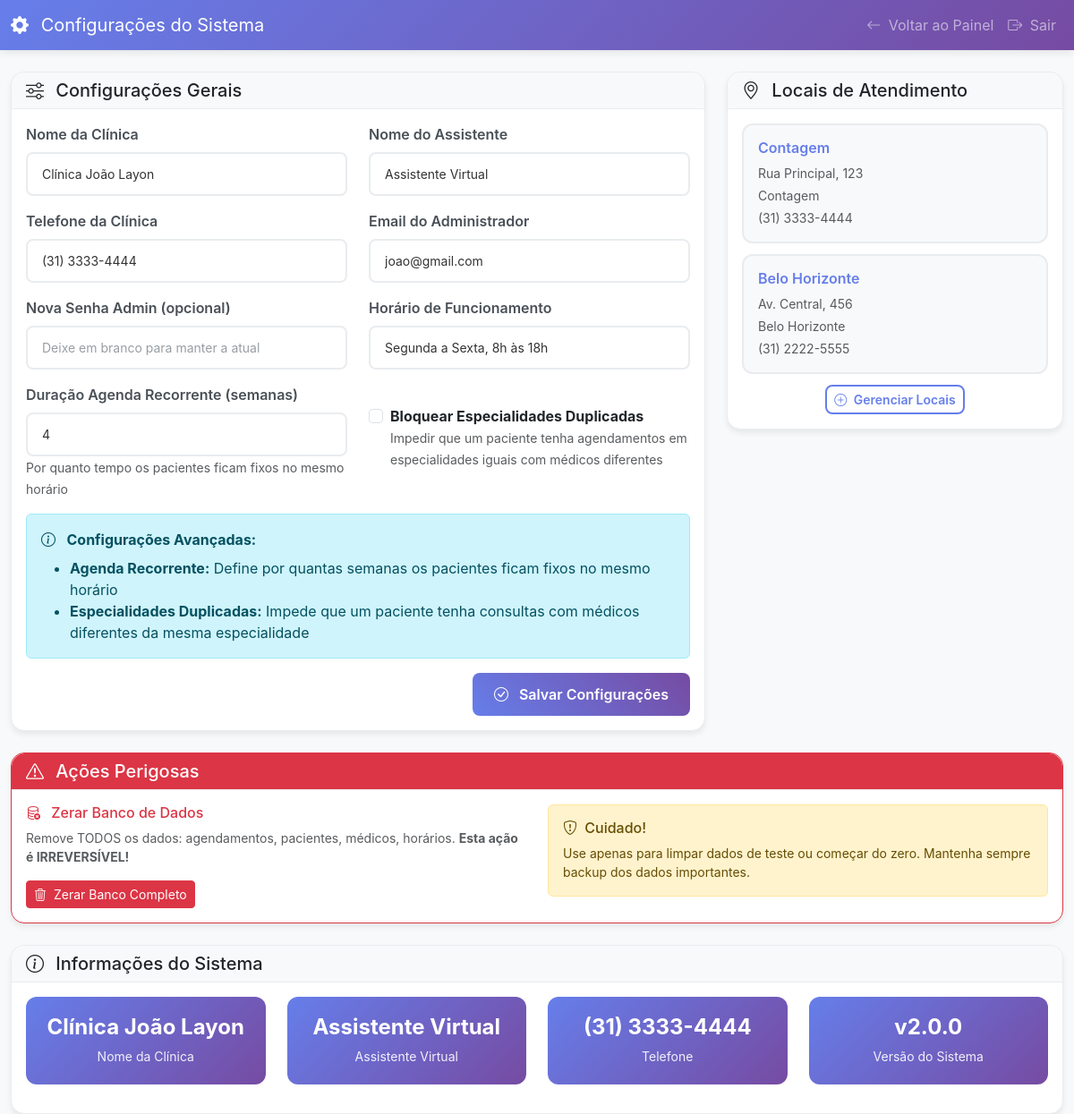
Page /admin/config (signed in) on the committed database.
### models.py (models this page shows, shortened)
class Configuracao(db.Model):
    __tablename__ = 'configuracoes'
    id = db.Column(db.Integer, primary_key=True)
    chave = db.Column(db.String(100), nullable=False, unique=True)
    valor = db.Column(db.Text)
    descricao = db.Column(db.String(255))
    atualizado_em = db.Column(db.DateTime, default=datetime.utcnow, onupdate=datetime.utcnow)
    @staticmethod
    def get_valor(chave, padrao=None):
        config = Configuracao.query.filter_by(chave=chave).first()
        return config.valor if config else padrao

class Local(db.Model):
    __tablename__ = 'locais'
    id = db.Column(db.Integer, primary_key=True)
    nome = db.Column(db.String(100), nullable=False, unique=True)
    endereco = db.Column(db.String(200))
    cidade = db.Column(db.String(100))
    telefone = db.Column(db.String(15))
    ativo = db.Column(db.Boolean, default=True)
    horarios = db.relationship('HorarioDisponivel', backref='local_rel', lazy=True)
    agendamentos = db.relationship('Agendamento', backref='local_rel', lazy=True)

### app.py (the view)
    def decorated_function(*args, **kwargs):
        if not session.get('admin_logado'):
            flash('Acesso negado. Faça login como administrador.', 'error')
            return redirect(url_for('admin_login'))
        return f(*args, **kwargs)

### app.py (called while the page is built)
def requer_login_admin(f):
    def decorated_function(*args, **kwargs):
        if not session.get('admin_logado'):
            flash('Acesso negado. Faça login como administrador.', 'error')
            return redirect(url_for('admin_login'))
        return f(*args, **kwargs)
    decorated_function.__name__ = f.__name__
    return decorated_function

@app.route('/admin/config')
@requer_login_admin
def admin_config():
    configuracoes = {}
    chaves_config = ['nome_clinica', 'nome_assistente', 'telefone_clinica', 'email_admin', 'horario_funcionamento', 'bloquear_especialidades_duplicadas', 'duracao_agendamento_recorrente']
    for chave in chaves_config:
        configuracoes[chave] = Configuracao.get_valor(chave, '')
    return render_template('admin_config.html', configuracoes=configuracoes, locais=Local.query.all())

### templates/admin_config.html (shortened to what this page needs)
<!DOCTYPE html>
<html lang="pt-BR">
<head>
    <link href="https://cdn.jsdelivr.net/npm/bootstrap@5.3.0/dist/css/bootstrap.min.css" rel="stylesheet">
    <link rel="stylesheet" href="https://cdn.jsdelivr.net/npm/bootstrap-icons@1.11.0/font/bootstrap-icons.css">
</head>
<body>
    <nav class="navbar navbar-expand-lg navbar-dark">
        <div class="container-fluid">
            <a class="navbar-brand" href="#">
                <i class="bi bi-gear-fill me-2"></i>
                Configurações do Sistema
            </a>
            <div class="navbar-nav ms-auto">
                <a class="nav-link" href="{{ url_for('admin') }}">
                    <i class="bi bi-arrow-left me-1"></i>
                    Voltar ao Painel
                </a>
                <a class="nav-link" href="{{ url_for('admin_logout') }}">
                    <i class="bi bi-box-arrow-right me-1"></i>
                    Sair
                </a>
            </div>
        </div>
    </nav>
    <div class="container mt-4">
        <div class="row">
            <div class="col-md-8 mb-4">
                <div class="card">
                    <div class="card-header">
                        <h5 class="mb-0">
                            <i class="bi bi-sliders me-2"></i>
                            Configurações Gerais
                        </h5>
                    </div>
                    <div class="card-body">
                        <form method="POST">
                            <div class="row">
                                <div class="col-md-6 mb-3">
                                    <label for="nome_clinica" class="form-label">Nome da Clínica</label>
                                    <input type="text" class="form-control" id="nome_clinica" name="nome_clinica"
                                           value="{{ configuracoes.nome_clinica }}" required>
                                </div>
                                <div class="col-md-6 mb-3">
                                    <label for="nome_assistente" class="form-label">Nome do Assistente</label>
                                    <input type="text" class="form-control" id="nome_assistente" name="nome_assistente"
                                           value="{{ configuracoes.nome_assistente }}" required>
                                </div>
                            </div>
                            <div class="row">
                                <div class="col-md-6 mb-3">
                                    <label for="telefone_clinica" class="form-label">Telefone da Clínica</label>
                                    <input type="text" class="form-control" id="telefone_clinica" name="telefone_clinica"
                                           value="{{ configuracoes.telefone_clinica }}" required>
                                </div>
                                <div class="col-md-6 mb-3">
                                    <label for="email_admin" class="form-label">Email do Administrador</label>
                                    <input type="email" class="form-control" id="email_admin" name="email_admin"
                                           value="{{ configuracoes.email_admin }}" required>
                                </div>
                            </div>
                            <div class="row">
                                <div class="col-md-6 mb-3">
                                    <label for="senha_admin" class="form-label">Nova Senha Admin (opcional)</label>
                                    <input type="password" class="form-control" id="senha_admin" name="senha_admin"
                                           placeholder="Deixe em branco para manter a atual">
                                </div>
                                <div class="col-md-6 mb-3">
                                    <label for="horario_funcionamento" class="form-label">Horário de Funcionamento</label>
                                    <input type="text" class="form-control" id="horario_funcionamento" name="horario_funcionamento"
                                           value="{{ configuracoes.horario_funcionamento }}" required>
                                </div>
                            </div>
                            <div class="row">
                                <div class="col-md-6 mb-3">
                                    <label for="duracao_agendamento_recorrente" class="form-label">Duração Agenda Recorrente (semanas)</label>
                                    <input type="number" class="form-control" id="duracao_agendamento_recorrente" name="duracao_agendamento_recorrente"
                                           value="{{ configuracoes.duracao_agendamento_recorrente or '4' }}" min="1" max="12" required>
                                    <small class="form-text text-muted">Por quanto tempo os pacientes ficam fixos no mesmo horário</small>
                                </div>
                                <div class="col-md-6 mb-3">
                                    <div class="form-check mt-4">
                                        <input class="form-check-input" type="checkbox" id="bloquear_especialidades_duplicadas"
                                               name="bloquear_especialidades_duplicadas"
                                               {% if configuracoes.bloquear_especialidades_duplicadas == 'true' %}checked{% endif %}>
                                        <label class="form-check-label" for="bloquear_especialidades_duplicadas">
                                            <strong>Bloquear Especialidades Duplicadas</strong>
                                            <br><small class="text-muted">
                                                Impedir que um paciente tenha agendamentos em especialidades iguais com médicos diferentes
                                            </small>
                                        </label>
                                    </div>
                                </div>
                            </div>
                            <div class="alert alert-info">
                                <i class="bi bi-info-circle me-2"></i>
                                <strong>Configurações Avançadas:</strong>
                                <ul class="mb-0 mt-2">
                                    <li><strong>Agenda Recorrente:</strong> Define por quantas semanas os pacientes ficam fixos no mesmo horário</li>
                                    <li><strong>Especialidades Duplicadas:</strong> Impede que um paciente tenha consultas com médicos diferentes da mesma especialidade</li>
                                </ul>
                            </div>
                            <div class="text-end">
                                <button type="submit" class="btn btn-primary">
                                    <i class="bi bi-check-circle me-2"></i>
                                    Salvar Configurações
                                </button>
                            </div>
                        </form>
                    </div>
                </div>
            </div>
            <div class="col-md-4 mb-4">
                <div class="card">
                    <div class="card-header">
                        <h5 class="mb-0">
                            <i class="bi bi-geo-alt me-2"></i>
                            Locais de Atendimento
                        </h5>
                    </div>
                    <div class="card-body">
                        {% if locais %}
                            {% for local in locais %}
                                <div class="local-item">
                                    <h6>{{ local.nome }}</h6>
                                    <p class="mb-1 small text-muted">{{ local.endereco or 'Endereço não informado' }}</p>
                                    <p class="mb-1 small text-muted">{{ local.cidade }}</p>
                                    <p class="mb-0 small text-muted">{{ local.telefone or 'Telefone não informado' }}</p>
                                </div>
                            {% endfor %}
                        {% else %}
                            <p class="text-muted text-center">Nenhum local cadastrado</p>
                        {% endif %}
                        <div class="text-center">
                            <a href="{{ url_for('admin') }}#locais" class="btn btn-outline-primary btn-sm">
                                <i class="bi bi-plus-circle me-1"></i>
                                Gerenciar Locais
                            </a>
                        </div>
                    </div>
                </div>
            </div>
        </div>
        <div class="row mb-4">
            <div class="col-12">
                <div class="card border-danger">
                    <div class="card-header bg-danger text-white">
                        <h5 class="mb-0">
                            <i class="bi bi-exclamation-triangle me-2"></i>
                            Ações Perigosas
                        </h5>
                    </div>
                    <div class="card-body">
                        <div class="row">
                            <div class="col-md-6">
                                <h6 class="text-danger">
                                    <i class="bi bi-database-x me-2"></i>
                                    Zerar Banco de Dados
                                </h6>
                                <p class="text-muted small mb-3">
                                    Remove TODOS os dados: agendamentos, pacientes, médicos, horários.
                                    <strong>Esta ação é IRREVERSÍVEL!</strong>
                                </p>
                                <button type="button" class="btn btn-danger btn-sm"
                                        onclick="confirmarZerarBanco()">
                                    <i class="bi bi-trash3 me-1"></i>
                                    Zerar Banco Completo
                                </button>
                            </div>
                            <div class="col-md-6">
                                <div class="alert alert-warning mb-0">
                                    <h6 class="alert-heading">
                                        <i class="bi bi-shield-exclamation me-1"></i>
                                        Cuidado!
                                    </h6>
                                    <p class="mb-0 small">
                                        Use apenas para limpar dados de teste ou começar do zero.
                                        Mantenha sempre backup dos dados importantes.
                                    </p>
                                </div>
                            </div>
                        </div>
                    </div>
                </div>
            </div>
        </div>
        <div class="row">
            <div class="col-12">
                <div class="card">
                    <div class="card-header">
                        <h5 class="mb-0">
                            <i class="bi bi-info-circle me-2"></i>
                            Informações do Sistema
                        </h5>
                    </div>
                    <div class="card-body">
                        <div class="row">
                            <div class="col-md-3 mb-3">
                                <div class="info-card">
                                    <h4>{{ configuracoes.nome_clinica or 'N/A' }}</h4>
                                    <small>Nome da Clínica</small>
                                </div>
                            </div>
                            <div class="col-md-3 mb-3">
                                <div class="info-card">
                                    <h4>{{ configuracoes.nome_assistente or 'N/A' }}</h4>
                                    <small>Assistente Virtual</small>
                                </div>
                            </div>
                            <div class="col-md-3 mb-3">
                                <div class="info-card">
                                    <h4>{{ configuracoes.telefone_clinica or 'N/A' }}</h4>
                                    <small>Telefone</small>
                                </div>
                            </div>
                            <div class="col-md-3 mb-3">
                                <div class="info-card">
                                    <h4>v2.0.0</h4>
                                    <small>Versão do Sistema</small>
                                </div>
                            </div>
                        </div>
                    </div>
                </div>
            </div>
        </div>
    </div>
</body>
</html>

### templates/admin_config.html (style rules this page uses)
body { background-color: #f8f9fa; color: #333; font-family: 'Inter', sans-serif; }
.navbar { background: linear-gradient(135deg, #667eea 0%, #764ba2 100%); box-shadow: 0 2px 10px rgba(0,0,0,0.1); }
.card { background-color: #ffffff; border: 1px solid #e9ecef; border-radius: 15px; box-shadow: 0 4px 6px rgba(0, 0, 0, 0.07); transition: all 0.3s ease; }
.card-header { background-color: #f8f9fa; border-bottom: 1px solid #e9ecef; border-radius: 15px 15px 0 0 !important; }
.form-control, .form-select { background-color: #ffffff; border: 2px solid #e9ecef; color: #333; padding: 12px 16px; border-radius: 8px; font-size: 14px; }
.form-control::placeholder { color: #6c757d; opacity: 0.7; }
.form-label { font-weight: 600; color: #495057; margin-bottom: 8px; }
.btn-primary { background: linear-gradient(45deg, #667eea, #764ba2); border: none; padding: 12px 24px; border-radius: 8px; font-weight: 600; transition: all 0.3s ease; }
.btn-outline-primary { border: 2px solid #667eea; color: #667eea; background: transparent; border-radius: 8px; font-weight: 600; }
.info-card { background: linear-gradient(135deg, #667eea 0%, #764ba2 100%); color: white; border-radius: 12px; padding: 20px; text-align: center; border: none; }
.info-card h4 { margin-bottom: 5px; font-weight: 700; }
.info-card small { opacity: 0.9; }
.local-item { background: #f8f9fa; border: 2px solid #e9ecef; border-radius: 12px; padding: 16px; margin-bottom: 12px; transition: all 0.3s ease; }
.local-item h6 { color: #667eea; font-weight: 600; margin-bottom: 8px; }
.container { max-width: 1200px; }

### rows in the picture
Configuracao: nome_clinica "Clínica João Layon", valor "Clínica João Layon"
Configuracao: nome_assistente "Assistente Virtual", valor "Assistente Virtual"
Configuracao: telefone_clinica "(31) 3333-4444", valor "(31) 3333-4444"
Configuracao: email_admin "joao@gmail.com"
Configuracao: horario_funcionamento "Segunda a Sexta, 8h às 18h"
Local: nome "Contagem", endereco "Rua Principal, 123", cidade "Contagem", telefone "(31) 3333-4444"
Local: nome "Belo Horizonte", endereco "Av. Central, 456", cidade "Belo Horizonte", telefone "(31) 2222-5555"
